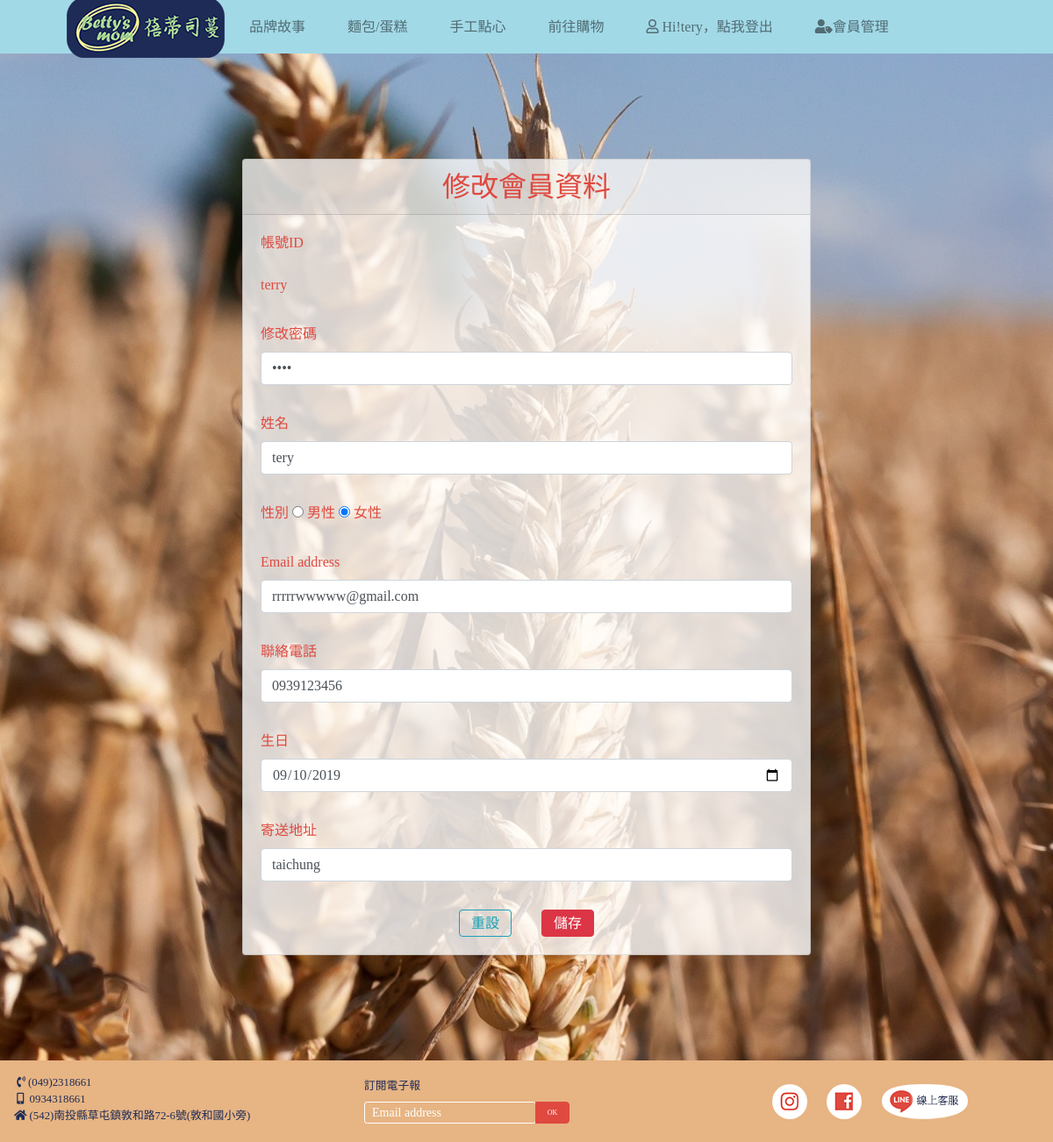
The app's page /bettysmom/revise.php (signed in) with its own data.
### tables this page shows
CREATE TABLE `member` (
  `member_id` int(20) NOT NULL,
  `account` varchar(20) NOT NULL,
  `password` varchar(80) NOT NULL,
  `name` varchar(8) NOT NULL,
  `gender` varchar(2) NOT NULL,
  `phonenumber` varchar(20) NOT NULL,
  `email` varchar(30) NOT NULL,
  `birthday` date NOT NULL,
  `address` varchar(50) NOT NULL
);

### bettysmom/revise.php (the view, shortened to what this page needs)
<?php require_once('Connections/conn_bettysmom.php'); ?>
<?php
$logoutAction = $_SERVER['PHP_SELF']."?doLogout=true";
?>
<?php
if (!function_exists("GetSQLValueString")) {
function GetSQLValueString($theValue, $theType, $theDefinedValue = "", $theNotDefinedValue = "")
{
  $theValue = function_exists("mysql_real_escape_string") ? mysql_real_escape_string($theValue) : mysql_escape_string($theValue);
  switch ($theType) {
    case "text":
      $theValue = ($theValue != "") ? "'" . $theValue . "'" : "NULL";
      break;
  }
  return $theValue;
}
}
$editFormAction = $_SERVER['PHP_SELF'];
if (isset($_SERVER['QUERY_STRING'])) {
  $editFormAction .= "?" . htmlentities($_SERVER['QUERY_STRING']);
}
$colname_rs_revise = "-1";
if (isset($_SESSION['MM_Username'])) {
  $colname_rs_revise = $_SESSION['MM_Username'];
}
$query_rs_revise = sprintf("SELECT * FROM member WHERE account = %s", GetSQLValueString($colname_rs_revise, "text"));
$rs_revise = mysql_query($query_rs_revise, $conn_bettysmom) or die(mysql_error());
$row_rs_revise = mysql_fetch_assoc($rs_revise);
$totalRows_rs_revise = mysql_num_rows($rs_revise);
?>
<!DOCTYPE html>
<html lang="en">
<head>
    <link rel="stylesheet" href="css/bootstrap.min.css">
    <link rel="stylesheet" href="https://use.fontawesome.com/releases/v5.6.3/css/all.css">
    <link rel="stylesheet" href="css/style.css">
    <link rel="stylesheet" href="css/member.css">
</head>
<body>
  <header>
        <div class="container">
            <nav class="navbar navbar-light navbar-expand-md justify-content-between" style="background-color: #A2D9E7; ">
                <div class="container-fluid">
                <a href="index.php">
                    <img src="img/logo180.png" alt="" class="navbar-brand">
                    </a>
                    <div class="navbar-collapse collapse dual-nav w-50 order-1 order-md-0">
                        <ul class="navbar-nav ">
                            <li class="nav-item ">
                                <a class="nav-link" href="about.php" id="navbarDropdown" role="button" aria-haspopup="true" aria-expanded="false">
                                                                品牌故事&emsp;&emsp;
                                                            </a>
                            </li>
                            <li class="nav-item dropdown ">
                                <a class="nav-link" href="product1.php" id="navbarDropdown" role="button" aria-haspopup="true" aria-expanded="false">
                                                            麵包/蛋糕&emsp;&emsp;
                                                    </a>
                            </li>
                            <li class="nav-item dropdown ">
                                <a class="nav-link" href="product2.php" id="navbarDropdown" role="button" aria-haspopup="true" aria-expanded="false">
                                                       手工點心&emsp;&emsp;
                                                    </a>
                            </li>
                            <li class="nav-item ">
                                <a class="nav-link" href="market.php" id="navbarDropdown" role="button" aria-haspopup="true" aria-expanded="false">
                                                        前往購物&emsp;&emsp;
                                                    </a>
                            </li>
                            <?php if ($totalRows_rs_revise > 0) {  ?>
                            <li>
                            <a class="nav-link " href="<?php echo $logoutAction ?>" id="navbarDropdown " role="button " aria-haspopup="true " aria-expanded="false ">
                            <i class="far fa-user "></i> Hi!<?php echo $row_rs_revise['name']; ?>，點我登出&emsp;&emsp;
                            </a>
                            </li>
                            <?php }  ?>
                            <?php if ($totalRows_rs_revise > 0) {  ?>
                                <li>
                                <a class="nav-link " href="member.php" id="navbarDropdown " role="button " aria-haspopup="true " aria-expanded="false ">
                                    <i class="fas fa-user-tag"></i>會員管理&emsp;&emsp;
                                </a>
                            </li>
                            <?php }  ?>
                        </ul>
                    </div>
                </div>
            </nav>
        </div>
    </header>
  <div class="container" style="margin-top: 10%;margin-bottom: 10%;">
        <section>
            <div class="col-sm-12 col-md-12 col-lg-12">
                <div class="card">
                    <h5 class="card-header">修改會員資料</h5>
                    <div class="card-body">
                      <form action="<?php echo $editFormAction; ?>" METHOD="POST" name="form2" id="form2">
                            <div class="form-group">
                                <p>
                                  <label for="exampleInputID">帳號ID</label>
                                </p><?php echo $row_rs_revise['account']; ?>
                            </div>
                            <div class="form-group">
                              <label for="exampleInputpassword">修改密碼</label>
                                <input type="password" name="password" class="form-control" placeholder="" value="<?php echo $row_rs_revise['password']; ?>">
                            </div>
                            <div class="form-group">
                                <label for="exampleInputname">姓名</label>
                                <input type="text" class="form-control" name="name" placeholder="" value="<?php echo $row_rs_revise['name']; ?>">
                            </div>
                            <div class="form-group">
                                性別
                                <input  <?php if (!(strcmp($row_rs_revise['gender'],"m"))) {echo "checked=\"checked\"";} ?>  type="radio" name="gender" value="m" checked>
                                男性
                                <input  <?php if (!(strcmp($row_rs_revise['gender'],"f"))) {echo "checked=\"checked\"";} ?>  type="radio" name="gender"  value="f">
                                女性
                          </div>
                            <div class="form-group">
                                <label for="exampleInputEmail1">Email address</label>
                                <input type="email" class="form-control" name="email" id="email" placeholder="Enter email" value="<?php echo $row_rs_revise['email']; ?>" aria-describedby="emailHelp">
                            </div>
                            <div class="form-group">
                                <label for="exampleInputtel">聯絡電話</label>
                                <input type="tel" name="phonenumber" class="form-control" placeholder="phone number" value="<?php echo $row_rs_revise['phonenumber']; ?>">
                            </div>
                            <div class="form-group">
                                <label for="exampleInputbirth">生日</label>
                                <input type="date" name="birthday" class="form-control" placeholder="" value="<?php echo $row_rs_revise['birthday']; ?>">
                            </div>
                            <div class="form-group">
                                <label for="exampleInputaddress">寄送地址</label>
                                <input type="text" name="address" class="form-control" placeholder="縣市/鄉鎮/路街/號" value="<?php echo $row_rs_revise['address']; ?>">
                            </div>
                            <div class="btn1">
                              <button type="reset" class="btn btn-outline-info" style="margin: 0% 5% 0% 0%; font-size:1rem; " onclick="">重設</button>
                                <button type="submit" class="btn btn-danger" style="font-size:1rem;">儲存</button>
                            </div>
                        </form>
                    </div>
                </div>
            </div>
        </section>
    </div>
    <footer>
        <div class="row ">
            <div class=" col-sm-12 col-md-4 col-lg-4 " style="background-color: #E7B483;padding-top:1rem; padding-left:1rem; ">
                <ui class="text " style="list-style-type:none ">
                    <li>&nbsp;<i class="fas fa-phone-volume "></i>&nbsp;(049)2318661</li>
                    <li>&nbsp;<i class="fas fa-mobile-alt "></i>&nbsp;&nbsp;0934318661</li>
                    <li><i class="fas fa-home "></i>&nbsp;(542)南投縣草屯鎮敦和路72-6號(敦和國小旁)</li>
                </ui>
            </div>
            <div class=" col-sm-12 col-md-4 col-lg-4 " id="wordtextboxcenter" style="background-color: #E7B483;padding-top:1rem; ">
                <label for="exampleFormControlInput1 ">訂閱電子報</label>
                <br>
                <div class="input-group text " id="textboxcenter">
                    <input type="email " class="form-control-sm " placeholder="Email address " aria-label="Recipient 's username" aria-describedby="basic-addon2">
                    <div class="input-group-append">
                        <button class="btn btn-outline-primary" type=" button ">OK</button>
                    </div>
                </div>
            </div>
            <div class=" col-sm-12 col-md-4 col-lg-4 footerlogo " style="background-color:#E7B483; padding-top:1rem; padding-left: 1rem">
                <img style="margin:3% 5% 7% 0%; " class="img-responsive " src="img/iglogo.png " alt="iglogo ">
                <img style="margin:3% 5% 7% 0%; " class="img-responsive " src="img/facebooklogo.png " alt="facebooklogo ">
                <img style="margin:3% 5% 7% 0%; " class="img-responsive " src="img/linelogo.png " alt="linelogo ">
            </div>
        </div>
    </footer>
</body>
</html>

### bettysmom/css/style.css (style rules this page uses)
body, header, section, footer { font-family: Microsoft JhengHei; }
body { background: url("../img/indeximg.jpg") center center no-repeat; background-attachment: fixed; background-size: cover; }
header { width: 100%; height: 3.8rem; background-color: #A2D9E7; position: fixed; top: 0; z-index: 50; }
.navbar-brand { margin: -20px 20px -20px 0px; }
footer .text { font-size: 0.8rem; color: #1D2B56; }
footer label { font-size: 0.8rem; color: #1D2B56; }
a:link { color: #1D2B56; }
.footerlogo { text-align: center; }
::placeholder { color: white; }

### bettysmom/css/member.css (style rules this page uses)
body { background-image: url(../img/brown.jpg); background-attachment: fixed; background-repeat: no-repeat; background-position: center top; }
.card { background-color: rgba(255, 255, 255, 0.8); width: 60%; margin: auto; color: #DF493F; }
.card-header { text-align: center; font-size: 2rem; }
.btn1 { text-align: center; }

### records on screen
member: name "tery", account "terry", gender "☑", email "rrrrrwwwww@gmail.com", phonenumber "0939123456", birthday "09/10/2019", address "taichung"
